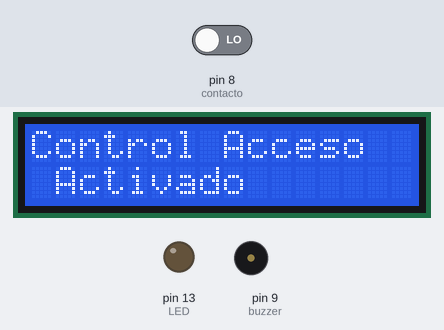
This sketch was run on a simulated Arduino Uno, built with avr-gcc and run on an emulated ATmega328P. Parts: 16×2 character LCD, output pins drawn as LEDs (lit = HIGH), buzzer (waves = sounding). Inputs (shaded band) come from the test bench; at power-on: pin 8 (contacto) LOW. Sleep ends after the set time or at an interrupt.

Above: at 1.2 s.
1.3 s: pin 8 (contacto) driven HIGH
At 2.3 s:
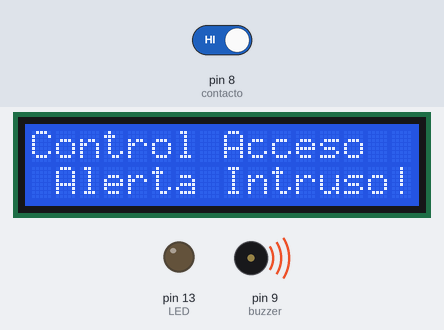
Timing chart, 0 to 1.4 s (numbered marks = the images above; inputs shaded):
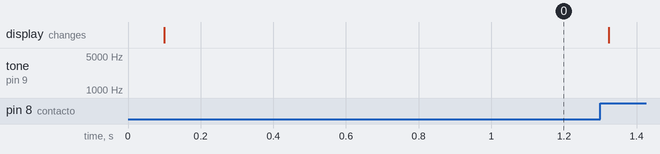

The sketch:

Puerta.ino
```cpp
/*
----------------------------------------------------------------------
Interruptor magnético - Control de acceso de una puerta
-----------------------------------------------------------------------
Programa que genera una alarma con una Pantalla LCD y un Buzzer para
emitir un mensaje de alerta y un sonido, a partir de un campo magnético generado a un
reed switch, logrando disminuir el consumo de energía.

Sistemas Programables
Karla Paola Gaona Delgado
15 de marzo del 2018
*/

//--------------------------------------------------
//Declara librerías a utilizar
//--------------------------------------------------
#include <LiquidCrystal.h>    // Incluye la Libreria LiquidCrystal para utilizar la Pantalla LCD
#include <avr/sleep.h>        // Incluye la Librería AVR/SLEEP para susperder el arduino

//--------------------------------------------------
//Declara puertos de entradas y salidas y variables
//--------------------------------------------------
int contacto = 8;                         // Pin asignado al reed switch
int buzzer = 9;                           // Pin asignado al Buzzer
LiquidCrystal lcd(1, 2, 4, 5, 6, 7);      // Crea un Objeto LC. Parametros: (rs, enable, d4, d5, d6, d7)
int duracion=250;                         // Duración del sonido
int fMin=2000;                            // Frecuencia más baja que queremos emitir
int fMax=4000;                            // Frecuencia más alta que queremos emitir
int i=0;
int LED = 13;                             // Parpadeo antes de dormir
int pinDespertar = 3;                     // pin utilizado para la interrupción
int contador = 0;
int tiempo = 10;                          // Variable para el tiempo que durará el sonido de la alarma

// ---------------------------------------------------------------------
// Método para reproducir el sonido de la alarma mediante las variables de frecuencia más baja y más alta,
// reproduciendose durante un tiempo determinado
// ----------------------------------------------------------------------
void sonido(){
  for(contador;contador<=tiempo;contador++){
    //sonido más agudo
    for (i=fMin;i<=fMax; i++)
      tone(buzzer, i, duracion);
    //sonido más grave
    for (i=fMax;i>=fMin; i--)
      tone(buzzer, i, duracion);
  }
  contador=0;
}

//------------------------------------
// Método para manejar la interrupción
//------------------------------------
void despertar() {
  // ejecuta el código aquí después de la activación antes de volver al ciclo () los temporizadores de la función y el
  // código que usa temporizadores (serial.print y más ...) no funcionarán aquí.
  // en realidad no necesitamos ejecutar ninguna función especial aquí, ya que solo queremos que se despierte
}

//------------------------------------
// Método para dormir el arduino, contribuyendo a disminuir el consumo de energía
//------------------------------------
void dormir() {
    set_sleep_mode(SLEEP_MODE_PWR_DOWN);    // Se establece el modo de bajo consumo
    sleep_enable();                         // inicializa el sistema para ponerse en modo bajo consumo pero aun no esta activo
    attachInterrupt(0,despertar, LOW);      // usa la interrupción 0 (pin 2) y ejecuta la función. LOW: la interrupción se dispara cuando el pin está en estado LOW.
    sleep_mode();                           // activa el modo bajo consumo
    // EL PROGRAMA CONTINÚA DESDE AQUÍ DESPUÉS DE DESPERTAR
    sleep_disable();                        // primera instrucción que debe aparecer cuando se vuelve del modo bajo consumo. desactiva el modo bajo consumo
    detachInterrupt(0);                     // Deshabilita la interrupción 0 en el pin 2 por lo que el código despertar no se ejecutará durante el tiempo de ejecución normal.
}

//------------------------------------
//Funcion principal
//------------------------------------
void setup() {// Se ejecuta cada vez que el Arduino se inicia
  pinMode(pinDespertar, INPUT);
  pinMode(LED, OUTPUT);
  attachInterrupt(0, despertar, LOW);   // usa la interrupción 0 (pin 2) y ejecuta la función wakeUpNow cuando el pin 2 obtiene LOW
  pinMode(contacto,INPUT);              //El reed switch como una entrada
  pinMode (buzzer, OUTPUT);             //pin configurado como salida
  lcd.begin(16,2);                      // Inicializa la interface para el LCD screen, and determina sus dimensiones (ancho y alto) del display
  lcd.clear();                          // Limpia la pantalla
}

//------------------------------------
//Funcion ciclicla
//------------------------------------
void loop() // Esta funcion se mantiene ejecutando
{ // cuando este energizado el Arduino
  digitalWrite(LED, HIGH);
  //delay(1000);
  digitalWrite(LED, LOW);

  // Si el iman esta lejos del reed switch se activa la alarma
  if (digitalRead(contacto)==HIGH){
    lcd.clear();                          // Limpia la pantalla
    lcd.setCursor(0,0);                   // setea el cursor a la columna 0, fila 0
    lcd.print("Control Acceso");          // ingresamos nuestro texto
    lcd.setCursor(1,1);                   // setea el cursor a la columna 1, fila 1
    lcd.print("Alerta Intruso!!!");       // imprime mensaje de alerta
    sonido();
    delay(50);                            // setea el tiempo del desplazamiento del caracter
  // Si el iman esta cerca del reed switch se desactiva la alarma
  }else{
    lcd.clear();                          // Limpia la pantalla
    lcd.setCursor(0,0);                   // setea el cursor a la columna 0, fila 0
    lcd.print("Control Acceso");          // ingresamos nuestro texto
    lcd.setCursor(1,1);                   // setea el cursor a la columna 1, fila 1
    lcd.print("Activado");                // imprime mensaje
    delay(50);                            // setea el tiempo del desplazamiento del caracter
  } //Fin del if

  dormir();     // Se llama a la función de dormir
}
```
